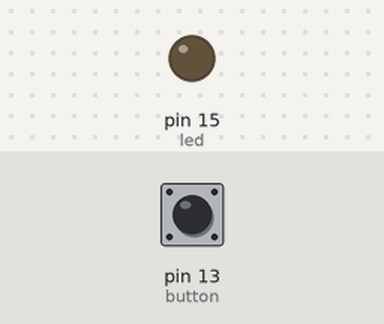
A sketch run on a simulated Arduino Uno, built with avr-gcc and run on an emulated ATmega328P. On the bench: output pins drawn as LEDs (lit = HIGH). The test bench sets the inputs (shaded band); at power-on: pin 13 (button) HIGH.

Above: at 1.2 s.
1.3 s: pin 13 (button) pulled LOW for 0.15 s
At 1.37 s:
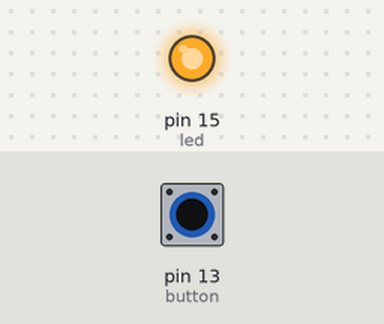
2.9 s: pin 13 (button) pulled LOW for 3.2 s
At 7.0 s:
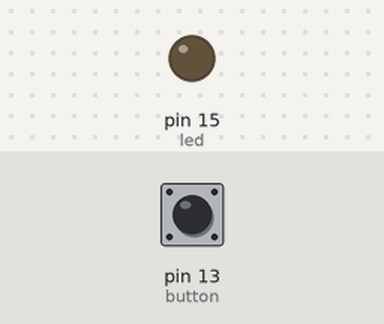
Timing chart, 0 to 8.5 s (numbered marks = the images above; inputs shaded):
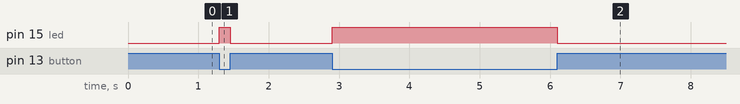

The sketch:

Switch-Circuit.ino
```cpp
#define led 15
#define button 13

void setup() {
  pinMode(led,OUTPUT);
  pinMode(button,INPUT);
}

void loop() {
  if(digitalRead(button)==LOW) digitalWrite(led,HIGH);
  else digitalWrite(led,LOW);

}
```

Measured:
- after the input at 1.3 s, pin 15 (led): LOW → HIGH at once, → LOW 0.15 s later
- after the input at 2.9 s, pin 15 (led): LOW → HIGH at once, → LOW 3.2 s later
